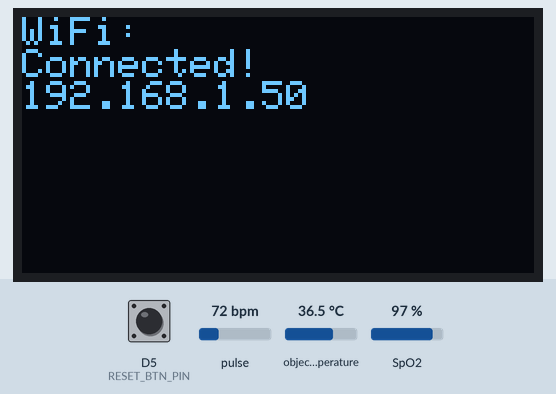
A sketch run on a simulated ESP8266 (NodeMCU). Shown: 128×64 one-colour display. Inputs (shaded band) come from the test bench; at power-on: pulse 72 bpm, D5 (RESET_BTN_PIN) HIGH, object temperature 36.5 °C, SpO2 97 %. WiFi joins after 1.5 s; servers stay silent unless stated; what the sketch prints to the serial monitor is not drawn. At 14.2 s the program restarts the board; the recording ends there.

Above: at 1.8 s.
At 3.9 s:
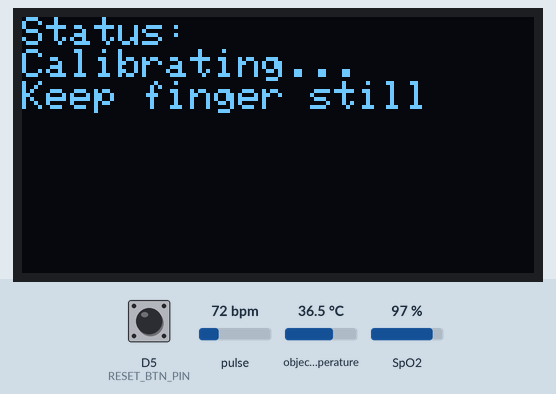
4.0 s: pulse set to 42 bpm
At 5.8 s:
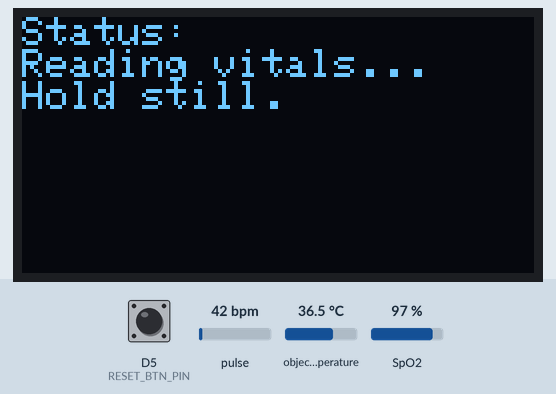
At 13.1 s:
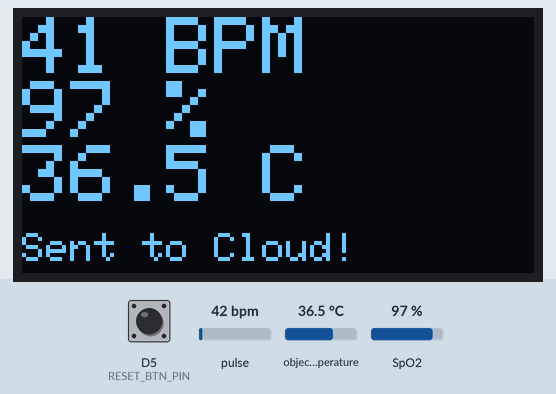
14.1 s: D5 (RESET_BTN_PIN) pulled LOW for 0.15 s
Timing chart, 0 to 14.2 s (numbered marks = the images above; inputs shaded):
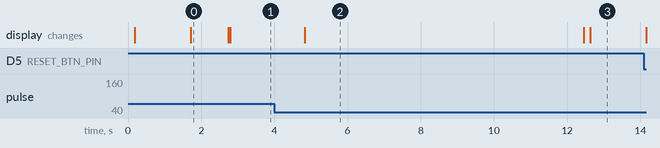

Measured:
- after the input at 14.1 s, every drawn part: stays the same
- what the display in image 0 shows lasts 1.0 s, from 1.7 s to 2.7 s
- what the display in image 2 shows lasts 7.7 s, from 4.8 s to 12.5 s

The sketch:

VitalWatch_ESP12E_OLED.ino
```cpp
/*
 * VitalWatch ESP8266 (ESP-12E) Firmware - WITH OLED
 * ─────────────────────────────────────────────────────────────────────────────
 * Sensors:
 *   - MAX30102  (I2C 0x57) → Heart Rate & SpO2
 *   - GY-906   (I2C 0x5A) → Body Temperature
 *   - SSD1306  (I2C 0x3C) → OLED Display
 *
 * Writes to /vitals/latest using Firebase.setJSON() (overwrite, not push).
 * Web app listens to /vitals/latest and grabs the data when capture is active.
 * ─────────────────────────────────────────────────────────────────────────────
 */

#include <ESP8266WiFi.h>
#include <FirebaseESP8266.h>
#include <Wire.h>
#include "MAX30105.h"
#include "spo2_algorithm.h"
#include "heartRate.h"
#include <Adafruit_MLX90614.h>
#include <Adafruit_GFX.h>
#include <Adafruit_SSD1306.h>

// ── WiFi ─────────────────────────────────────────────────────────────────────
#define WIFI_SSID     "Braniax"
#define WIFI_PASSWORD "aaaaaaaa"

// ── Firebase ─────────────────────────────────────────────────────────────────
#define FIREBASE_HOST "vitalwatch123-default-rtdb.firebaseio.com"
#define FIREBASE_AUTH "AIzaSyDHbSqJ0CPPGget2JsRZxXwCDY_A7uwC5E"
#define USER_EMAIL    "braniax123@gmail.com"
#define USER_PASSWORD "aaaaaaaa"

// ── Objects ──────────────────────────────────────────────────────────────────
FirebaseData   fbdo;
FirebaseAuth   fireAuth;
FirebaseConfig fireConfig;

MAX30105          pulseSensor;
Adafruit_MLX90614 tempSensor;

#define SCREEN_WIDTH 128
#define SCREEN_HEIGHT 64
#define OLED_RESET    -1
Adafruit_SSD1306 display(SCREEN_WIDTH, SCREEN_HEIGHT, &Wire, OLED_RESET);

// ── Calibration Offsets ──────────────────────────────────────────────────────
// Tweak these values to calibrate your sensors against a real medical device
const float TEMP_OFFSET = 0.0; // e.g. +2.5 to adjust skin temp to core temp
const int   SPO2_OFFSET = 0;   // e.g. +3 if SpO2 always reads slightly low
const int   HR_OFFSET   = 0;   // Usually 0, but can be tweaked if needed

// ── Buffers ──────────────────────────────────────────────────────────────────
#define SAMPLES 100
uint32_t irBuf[SAMPLES];
uint32_t redBuf[SAMPLES];

// ── Flags ────────────────────────────────────────────────────────────────────
bool tempOK   = false;
bool pulseOK  = false;
bool oledOK   = false;

// ── Heart Rate Algorithm ─────────────────────────────────────────────────────
const byte RATE_SIZE = 4;
byte rates[RATE_SIZE];
byte rateSpot = 0;
long lastBeat = 0;
float beatsPerMinute;
int beatAvg;

// ── External Reset Button ────────────────────────────────────────────────────
#define RESET_BTN_PIN D5 // Connect an external push button between D5 and GND

volatile bool shouldReset = false;

ICACHE_RAM_ATTR void handleResetButton() {
  shouldReset = true;
}

void smartDelay(long ms) {
  long start = millis();
  while (millis() - start < (unsigned long)ms) {
    if (shouldReset) {
      Serial.println("\n[System] External Reset Button Pressed! Restarting...");
      if (oledOK) {
        display.clearDisplay();
        display.setCursor(0,0);
        display.println("Restarting...");
        display.display();
      }
      ESP.restart();
    }
    delay(50);
  }
}

void updateOLED(String line1, String line2, String line3) {
  if (!oledOK) return;
  display.clearDisplay();
  display.setCursor(0,0);
  display.println(line1);
  display.println(line2);
  display.println(line3);
  display.display();
}

void setup() {
  Serial.begin(115200);
  Wire.begin();
  delay(100);

  // Configure external reset button interrupt
  pinMode(RESET_BTN_PIN, INPUT_PULLUP);
  attachInterrupt(digitalPinToInterrupt(RESET_BTN_PIN), handleResetButton, FALLING);

  // ── OLED ───────────────────────────────────────────────────────────────────
  if(!display.begin(SSD1306_SWITCHCAPVCC, 0x3C)) {
    Serial.println(F("SSD1306 allocation failed"));
  } else {
    oledOK = true;
    display.clearDisplay();
    display.setTextSize(1);
    display.setTextColor(SSD1306_WHITE);
    updateOLED("VitalWatch", "Booting...", "");
  }

  Serial.println("\n\n--- VitalWatch Booting ---");

  // ── WiFi ───────────────────────────────────────────────────────────────────
  updateOLED("WiFi:", "Connecting...", WIFI_SSID);
  WiFi.begin(WIFI_SSID, WIFI_PASSWORD);
  Serial.print("Connecting to WiFi");
  while (WiFi.status() != WL_CONNECTED) {
    delay(500);
    Serial.print(".");
  }
  Serial.println("\nWiFi connected!");
  Serial.print("IP Address: ");
  Serial.println(WiFi.localIP());
  updateOLED("WiFi:", "Connected!", WiFi.localIP().toString());
  delay(1000);

  // ── Firebase ───────────────────────────────────────────────────────────────
  updateOLED("Firebase:", "Connecting...", "");
  fireConfig.api_key      = FIREBASE_AUTH;
  fireConfig.database_url = FIREBASE_HOST;
  fireAuth.user.email     = USER_EMAIL;
  fireAuth.user.password  = USER_PASSWORD;
  Firebase.begin(&fireConfig, &fireAuth);
  Firebase.reconnectWiFi(true);
  Serial.println("Firebase ready.");

  // ── MAX30102 ───────────────────────────────────────────────────────────────
  if (pulseSensor.begin(Wire, I2C_SPEED_STANDARD)) {
    pulseOK = true;
    // Increased sampleAverage to 8 to reduce noise
    pulseSensor.setup(60, 8, 2, 100, 411, 4096);
    pulseSensor.setPulseAmplitudeRed(0x1F);
    pulseSensor.setPulseAmplitudeIR(0x1F);
    Serial.println("[MAX30102] Ready.");
  } else {
    Serial.println("[MAX30102] NOT FOUND! Check wiring.");
  }

  // ── GY-906 (MLX90614) ─────────────────────────────────────────────────────
  if (tempSensor.begin(0x5A)) {
    tempOK = true;
    Serial.println("[GY-906] Ready.");
  } else {
    Serial.println("[GY-906] NOT FOUND! Check wiring.");
  }

  Serial.println("\nSetup complete. Place finger on sensor to start.");
  updateOLED("Setup Complete", "Place finger on", "sensor to start");
}

void loop() {
  if (!pulseOK) {
    Serial.println("Error: MAX30102 is missing. Cannot read vitals.");
    updateOLED("Error:", "MAX30102 Missing", "Check Wiring!");
    smartDelay(5000);
    return;
  }

  // ── Wait for finger ────────────────────────────────────────────────────────
  long irVal = pulseSensor.getIR();
  if (irVal < 50000) {
    Serial.println("Waiting for finger...");
    updateOLED("Status:", "Waiting for finger...", "");
    smartDelay(500);
    return;
  }

  // ── Warm-up Phase (Discard initial noisy readings) ─────────────────────────
  Serial.println("Finger detected. Calibrating sensor...");
  updateOLED("Status:", "Calibrating...", "Keep finger still");
  long startTime = millis();
  while (millis() - startTime < 2000) {
    pulseSensor.check(); // continually read and discard data
    if (shouldReset) ESP.restart();
  }

  // ── Collect samples ────────────────────────────────────────────────────────
  Serial.println("\nReading vitals... Hold still.");
  updateOLED("Status:", "Reading vitals...", "Hold still.");
  beatAvg = 0;

  for (byte i = 0; i < SAMPLES; i++) {
    while (!pulseSensor.available()) pulseSensor.check();
    redBuf[i] = pulseSensor.getRed();
    irBuf[i]  = pulseSensor.getIR();

    // Check for a heartbeat peak
    if (checkForBeat(irBuf[i]) == true) {
      long delta = millis() - lastBeat;
      lastBeat = millis();
      beatsPerMinute = 60 / (delta / 1000.0);

      if (beatsPerMinute < 255 && beatsPerMinute > 20) {
        rates[rateSpot++] = (byte)beatsPerMinute;
        rateSpot %= RATE_SIZE;

        // Take average of valid readings
        beatAvg = 0;
        byte count = 0;
        for (byte x = 0; x < RATE_SIZE; x++) {
          if (rates[x] > 0) {
            beatAvg += rates[x];
            count++;
          }
        }
        if (count > 0) beatAvg /= count;
      }
    }

    pulseSensor.nextSample();
  }

  // ── Calculate HR & SpO2 ────────────────────────────────────────────────────
  int32_t spo2Val;
  int8_t  spo2Valid;
  int32_t hrVal;
  int8_t  hrValid;

  maxim_heart_rate_and_oxygen_saturation(
    irBuf, SAMPLES, redBuf,
    &spo2Val, &spo2Valid, &hrVal, &hrValid
  );

  // Override the Maxim HR with our robust beatAvg if we detected valid beats
  if (beatAvg > 20 && beatAvg < 200) {
    hrVal = beatAvg;
    hrValid = 1;
  }

  // ── Read temperature ───────────────────────────────────────────────────────
  float tempC = 0.0;
  if (tempOK) {
    tempC = tempSensor.readObjectTempC();
  }

  // ── Apply Calibration Offsets & Validation ─────────────────────────────────
  if (hrValid) {
    hrVal += HR_OFFSET;
    // Sanity check for extreme HR
    if (hrVal < 30 || hrVal > 220) hrValid = 0;
  }

  if (spo2Valid) {
    spo2Val += SPO2_OFFSET;
    if (spo2Val > 100) spo2Val = 100; // Cap at 100%
    // Sanity check for extremely low SpO2 (usually means bad reading)
    if (spo2Val < 70) spo2Valid = 0;
  }
  if (tempOK)    tempC += TEMP_OFFSET;

  // ── Print to Serial ────────────────────────────────────────────────────────
  Serial.println("──────────────────────────");
  Serial.print("HR:   "); Serial.print(hrValid ? String(hrVal) : "--");   Serial.println(" BPM");
  Serial.print("SpO2: "); Serial.print(spo2Valid ? String(spo2Val) : "--"); Serial.println(" %");
  Serial.print("Temp: "); Serial.print(tempC, 1); Serial.println(" C");
  Serial.println("──────────────────────────");

  // ── Update OLED ────────────────────────────────────────────────────────────
  String hrStr = hrValid ? String(hrVal) + " BPM" : "-- BPM";
  String spo2Str = spo2Valid ? String(spo2Val) + " %" : "-- %";
  String tempStr = String(tempC, 1) + " C";

  if (oledOK) {
    display.clearDisplay();
    display.setCursor(0,0);
    display.setTextSize(2);
    display.println(hrStr);
    display.println(spo2Str);
    display.println(tempStr);
    display.display();
    display.setTextSize(1);
  }

  // ── Send to Firebase ───────────────────────────────────────────────────────
  if (Firebase.ready()) {
    FirebaseJson json;
    json.set("heartRate",    hrValid   ? (int)hrVal   : 0);
    json.set("spo2",         spo2Valid ? (int)spo2Val : 0);
    json.set("temperature",  tempC);
    json.set("timestamp",    (int)millis());

    if (Firebase.setJSON(fbdo, "/vitals/latest", json)) {
      Serial.println("Successfully sent to Firebase!");
      if (oledOK) {
        display.setCursor(0,54);
        display.print("Sent to Cloud!");
        display.display();
      }
    } else {
      Serial.print("Firebase error: ");
      Serial.println(fbdo.errorReason());
    }
  }

  // ── Wait before next reading ───────────────────────────────────────────────
  Serial.println("\nNext reading in 30s. Press the RESET button on the board for an immediate capture.");
  smartDelay(30000);
}
```
